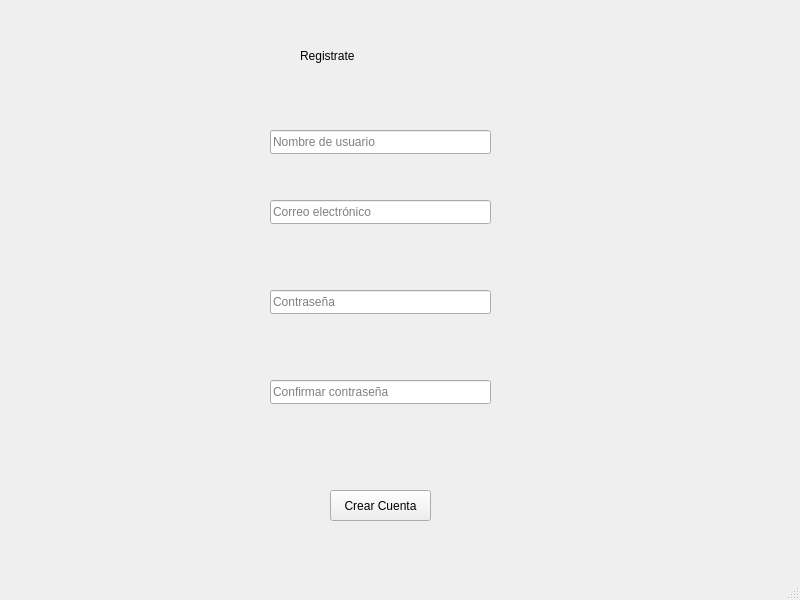
<?xml version="1.0" encoding="UTF-8"?>
<ui version="4.0">
 <class>RegisterWindow</class>
 <widget class="QMainWindow" name="RegisterWindow">
  <property name="geometry">
   <rect>
    <x>0</x>
    <y>0</y>
    <width>800</width>
    <height>600</height>
   </rect>
  </property>
  <property name="windowTitle">
   <string>MainWindow</string>
  </property>
  <widget class="QWidget" name="centralwidget">
   <widget class="QLabel" name="label_registrate">
    <property name="geometry">
     <rect>
      <x>300</x>
      <y>20</y>
      <width>161</width>
      <height>71</height>
     </rect>
    </property>
    <property name="styleSheet">
     <string notr="true">font: 14pt &quot;Sitka&quot;;
font: 700 24pt &quot;Segoe UI&quot;;
</string>
    </property>
    <property name="text">
     <string>Registrate</string>
    </property>
   </widget>
   <widget class="QLineEdit" name="captura_username">
    <property name="geometry">
     <rect>
      <x>270</x>
      <y>130</y>
      <width>221</width>
      <height>24</height>
     </rect>
    </property>
    <property name="placeholderText">
     <string>Nombre de usuario</string>
    </property>
   </widget>
   <widget class="QLineEdit" name="captura_pass">
    <property name="geometry">
     <rect>
      <x>270</x>
      <y>290</y>
      <width>221</width>
      <height>24</height>
     </rect>
    </property>
    <property name="echoMode">
     <enum>QLineEdit::EchoMode::Password</enum>
    </property>
    <property name="placeholderText">
     <string>Contraseña</string>
    </property>
   </widget>
   <widget class="QLineEdit" name="captura_pass_confirm">
    <property name="geometry">
     <rect>
      <x>270</x>
      <y>380</y>
      <width>221</width>
      <height>24</height>
     </rect>
    </property>
    <property name="echoMode">
     <enum>QLineEdit::EchoMode::Password</enum>
    </property>
    <property name="placeholderText">
     <string>Confirmar contraseña</string>
    </property>
   </widget>
   <widget class="QPushButton" name="crear_cuenta">
    <property name="geometry">
     <rect>
      <x>330</x>
      <y>490</y>
      <width>101</width>
      <height>31</height>
     </rect>
    </property>
    <property name="text">
     <string>Crear Cuenta</string>
    </property>
   </widget>
   <widget class="QLabel" name="alerta_error">
    <property name="geometry">
     <rect>
      <x>300</x>
      <y>450</y>
      <width>171</width>
      <height>31</height>
     </rect>
    </property>
    <property name="styleSheet">
     <string notr="true">QLabel{
	color: rgb(255, 0, 0)
}</string>
    </property>
    <property name="text">
     <string/>
    </property>
   </widget>
   <widget class="QLineEdit" name="captura_mail">
    <property name="geometry">
     <rect>
      <x>270</x>
      <y>200</y>
      <width>221</width>
      <height>24</height>
     </rect>
    </property>
    <property name="placeholderText">
     <string>Correo electrónico</string>
    </property>
   </widget>
  </widget>
  <widget class="QMenuBar" name="menubar">
   <property name="geometry">
    <rect>
     <x>0</x>
     <y>0</y>
     <width>800</width>
     <height>21</height>
    </rect>
   </property>
  </widget>
  <widget class="QStatusBar" name="statusbar"/>
 </widget>
 <resources/>
 <connections/>
</ui>
